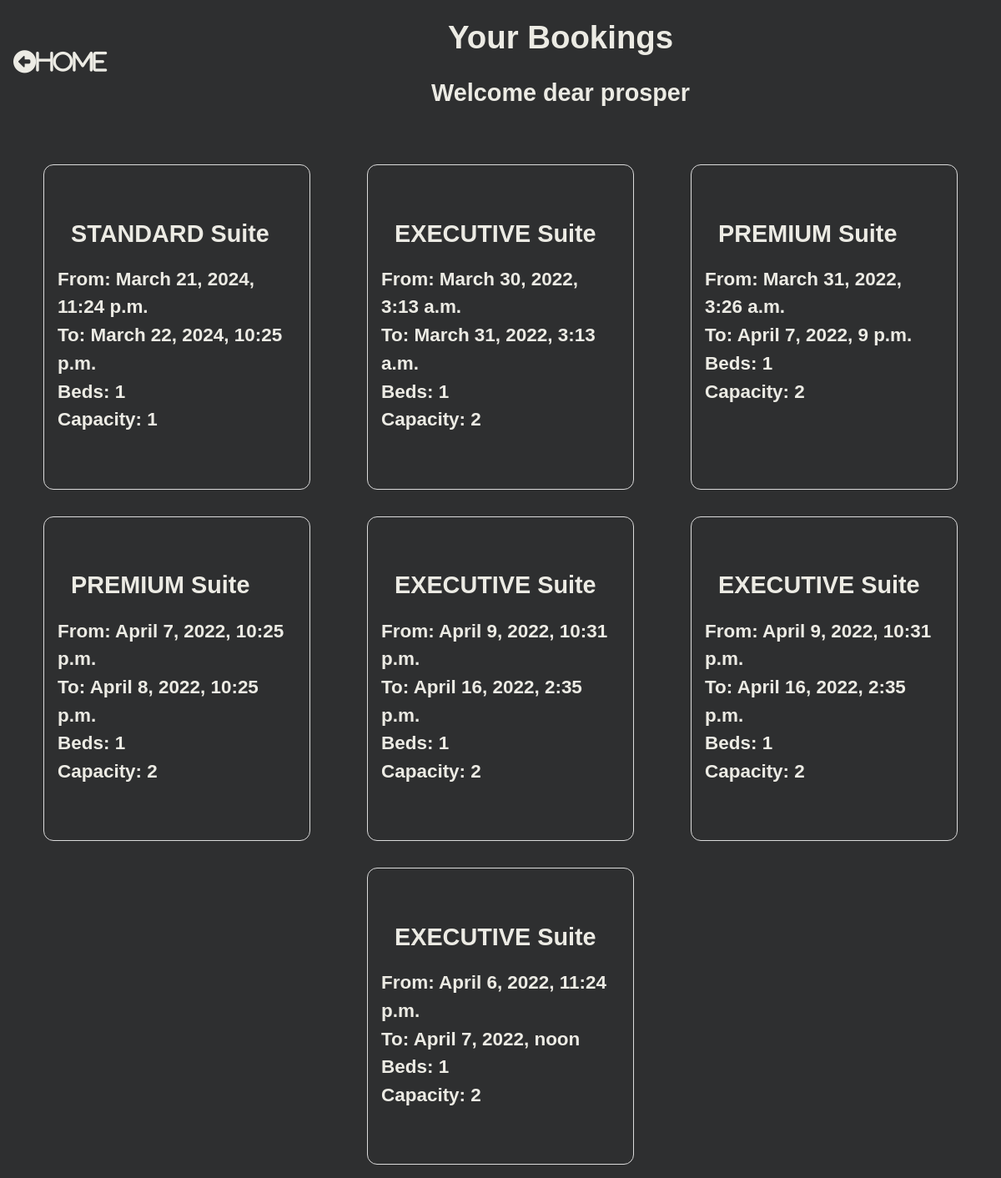
Before: /booking-list/ (signed in) with the older database file.
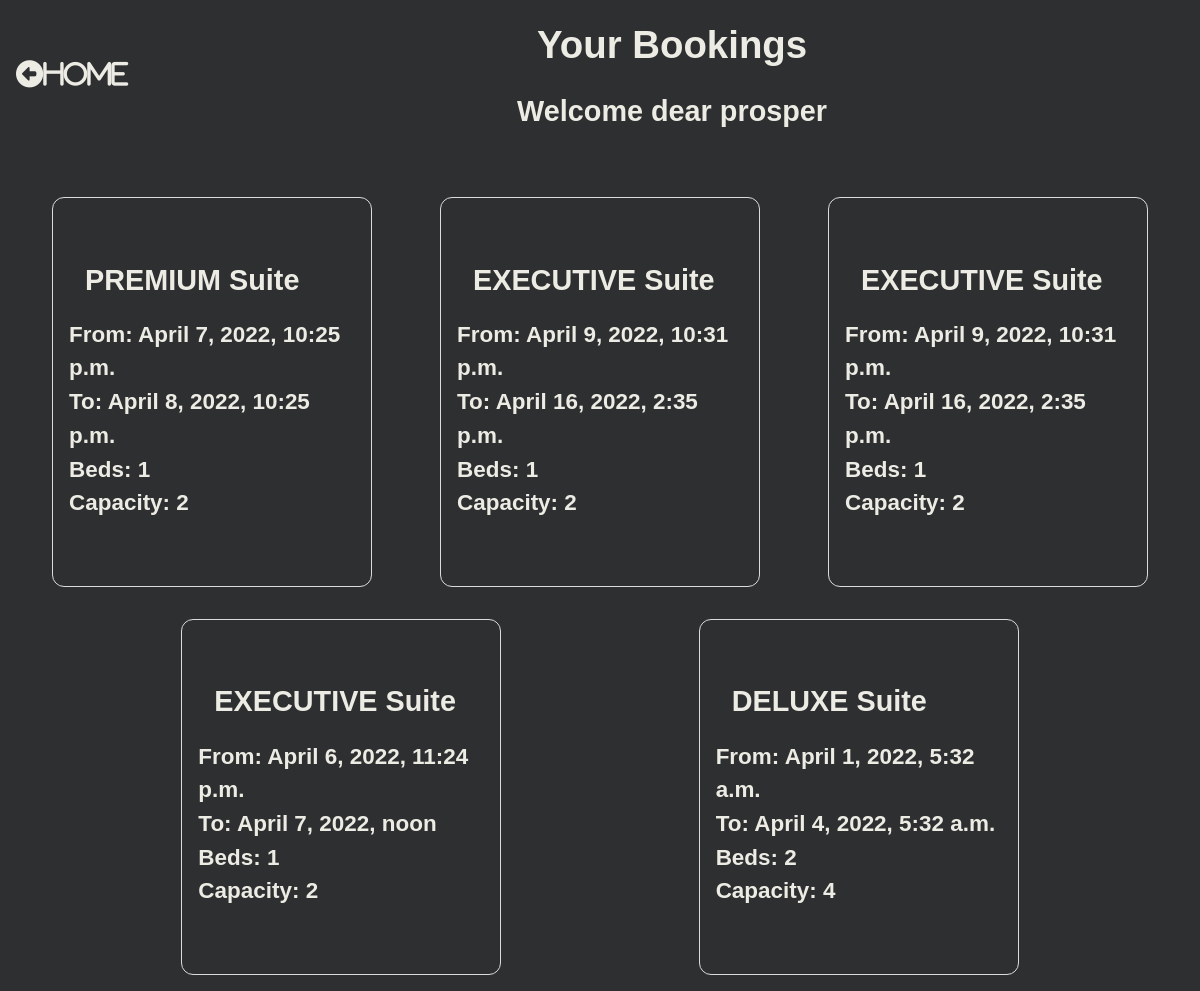
After: the same page with the newer database file.
### hotel/models.py (models this page shows, shortened)
class Booking(models.Model):
    user = models.ForeignKey(settings.AUTH_USER_MODEL, on_delete=models.CASCADE)
    room = models.ForeignKey(Room, on_delete=models.CASCADE)
    check_in = models.DateTimeField()
    check_out = models.DateTimeField()
    def get_room_category(self):
        room_categories = dict(self.room.ROOM_CATEGORIES)
        room_category = room_categories.get(self.room.category)
        return room_category
    def get_cancel_booking_url(self):
        return reverse_lazy('CancelBookingView', args=[self.pk])

class Room(models.Model):
    ROOM_CATEGORIES=(
        ('EXE', 'EXECUTIVE'),
        ('DEL', 'DELUXE'),
        ('PRE', 'PREMIUM'),
        ('STD', 'STANDARD'),
        ('PNT', 'PENTHOUSE')
    )
    number = models.IntegerField()
    category = models.CharField(max_length=3, choices=ROOM_CATEGORIES)
    beds = models.IntegerField()
    capacity = models.IntegerField()

### hotel/views.py (the view)
# urls.py: path("booking-list/", BookingListView.as_view(), name="BookingListView"),
class BookingListView(ListView):
    model = Booking
    template_name = "hotel/booking_list_view.html"
    def get_queryset(self, *args, **kwargs):
        if self.request.user.is_staff:
            booking_list = Booking.objects.all()
            return booking_list
        else:
            booking_list = Booking.objects.filter(user=self.request.user)
            return booking_list

### hotel/templates/hotel/booking_list_view.html (shortened to what this page needs)
{% load static %}
<!DOCTYPE html>
<html lang="en">
<head>
    <link rel="stylesheet" href="{% static 'hotel/css/booking_list_view.css' %}">
</head>
<body>
    <div class="content">
        <div class="header">
            <div class="headings">
                <h1>Your Bookings</h1>
                <h2>Welcome dear {{user}}</h2>
            </div>
            <div class="home">
                <div class="home">
                    <a href="{% url 'RoomListView' %}"><i class="fas fa-arrow-alt-circle-left">Home</i></a>
                </div>
            </div>
        </div>
        <div class="bookings">
            {% for booking in booking_list %}
            <div class="booking">
                <div class="category">
                    <h2>{{booking.get_room_category}} Suite</h2>
                </div>
                <div class="from">
                    <h3>From: {{booking.check_in}}</h3>
                </div>
                <div class="to">
                    <h3>To: {{booking.check_out}}</h3>
                </div>
                <div class="beds">
                    <h3>Beds: {{booking.room.beds}}</h3>
                </div>
                <div class="capacity">
                    <h3>Capacity: {{booking.room.capacity}}</h3>
                </div>
                <div class="cancel"><a href="{{ booking.get_cancel_booking_url }}" class="invisible"></a></div>
            </div>
            {% endfor %}
        </div>
</body>
</html>

### hotel/static/hotel/css/booking_list_view.css (style rules this page uses)
* { padding:0; margin:0; box-sizing: border-box; }
body { font-family: sans-serif; background-color: rgb(46, 47, 48); color: rgb(236, 235, 228); line-height: 1.5; font-size: 1.2rem; text-align: center; }
.content { display: flex; flex-direction: column; }
.header { flex: 1; display: flex; flex-flow: row-reverse wrap; justify-content: space-evenly; align-items: center; }
.headings { flex:1.5; }
.home { flex:0.1; }
.bookings { margin-top: 2rem; flex:1; display: flex; flex-direction: row; flex-wrap: wrap; justify-content: space-evenly; }
.booking { flex:1; max-width:20vw; min-width: 20rem; text-align: left; border: 1px solid #dbdbdb; padding:1rem; border-radius: 0.75rem; margin:1rem; }
a i { margin: 1rem; color:rgb(236, 235, 228); text-decoration: none; }
.home a i { font-size: 1.7rem; }
h1,h2 { margin:1rem; }

Changed rows visible on the page:
removed Booking: get_room_category "STANDARD", check_in "March 21, 2024, 11:24 p.m.", check_out "March 22, 2024, 10:25 p.m.", room.beds "1", room.capacity "1"
removed Booking: get_room_category "EXECUTIVE", check_in "March 30, 2022, 3:13 a.m.", check_out "March 31, 2022, 3:13 a.m.", room.beds "1", room.capacity "2"
removed Booking: get_room_category "PREMIUM", check_in "March 31, 2022, 3:26 a.m.", check_out "April 7, 2022, 9 p.m.", room.beds "1", room.capacity "2"
added Booking: get_room_category "DELUXE", check_in "April 1, 2022, 5:32 a.m.", check_out "April 4, 2022, 5:32 a.m.", room.beds "2", room.capacity "4"
